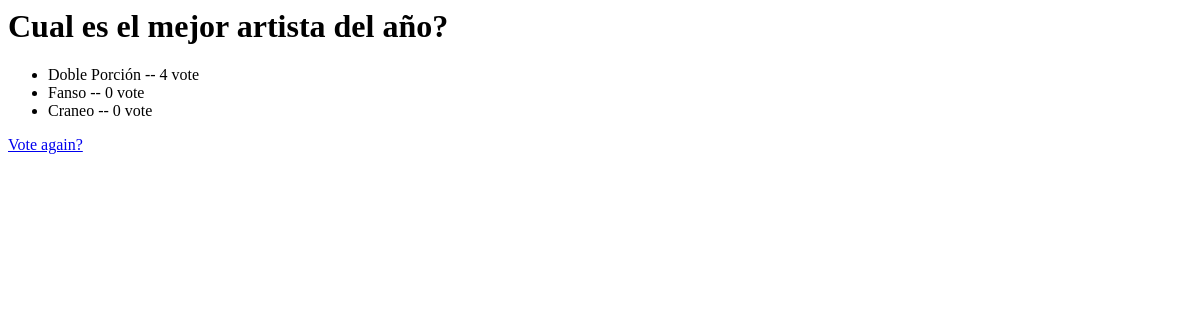
/polls/1/results/, run on an earlier commit of the app's database.
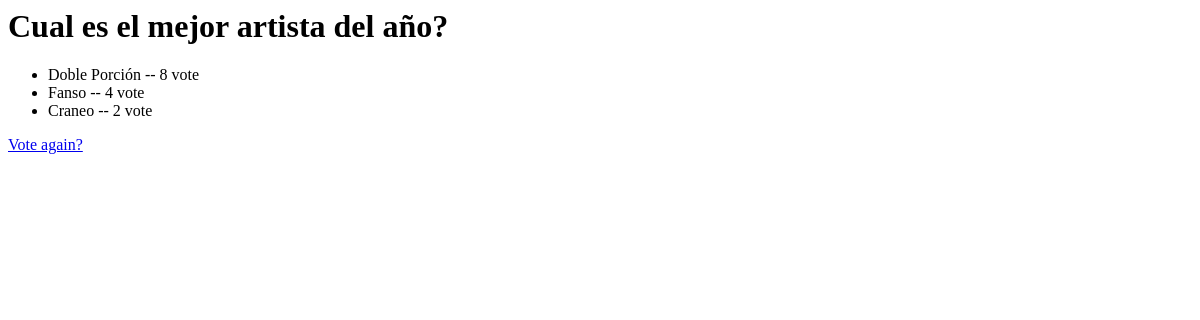
And on a later commit of the database.
### polls/models.py (models this page shows, shortened)
class Question(models.Model):
    question_text  = models.CharField(max_length = 200)
    pub_date       = models.DateTimeField("Date published")

class Choice(models.Model):
    question = models.ForeignKey(Question, on_delete=models.CASCADE)
    choise_text = models.CharField(max_length = 200)
    votes = models.IntegerField(default = 0)

### polls/views.py (the view)
# urls.py: path('<int:question_id>/results/', views.results, name='Results'),
def results(request, question_id):
    question = get_object_or_404(Question, pk=question_id)
    return render(request, 'polls/results.html',{
        'question': question
        }
    )

### polls/Templates/polls/results.html
<h1>{{question.question_text}}</h1>
<ul>
    {% for choice in question.choice_set.all %}
        <li>{{ choice.choise_text }} -- {{choice.votes}} vote{{ choce.votes | pluralize }}</li>
    {% endfor %}
</ul>
<a href="{% url 'polls:Detail' question.id %}">Vote again?</a>

What changed in the data, as far as the page shows it:
changed Choice "Doble Porción": votes "4" → "8"
changed Choice "Fanso": votes "0" → "4"
changed Choice "Craneo": votes "0" → "2"
